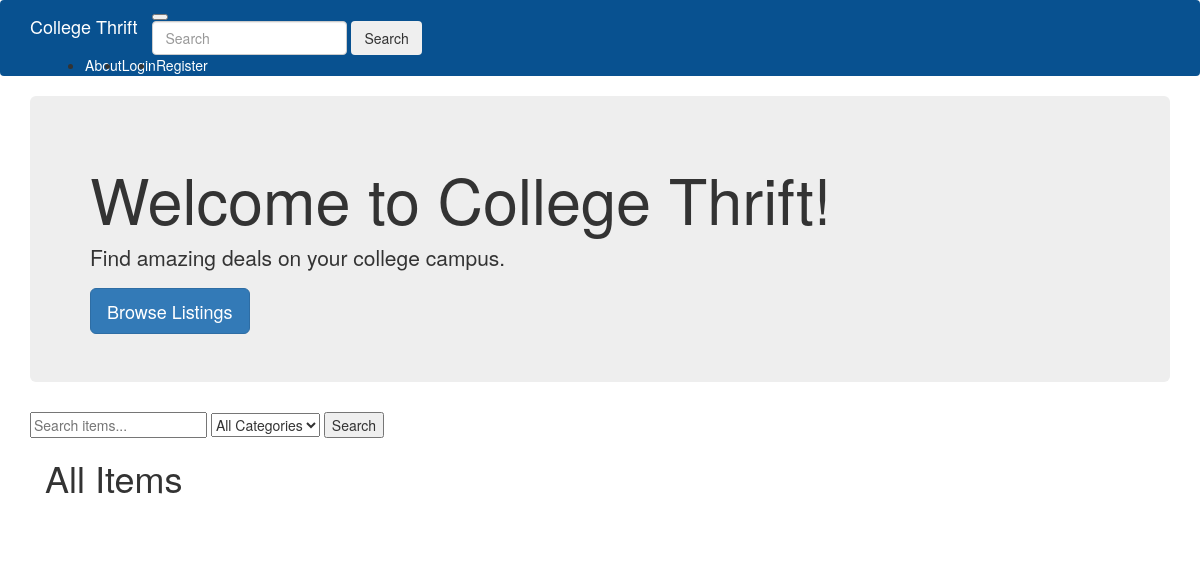
/browse?category=2, run on an earlier commit of the app's database.
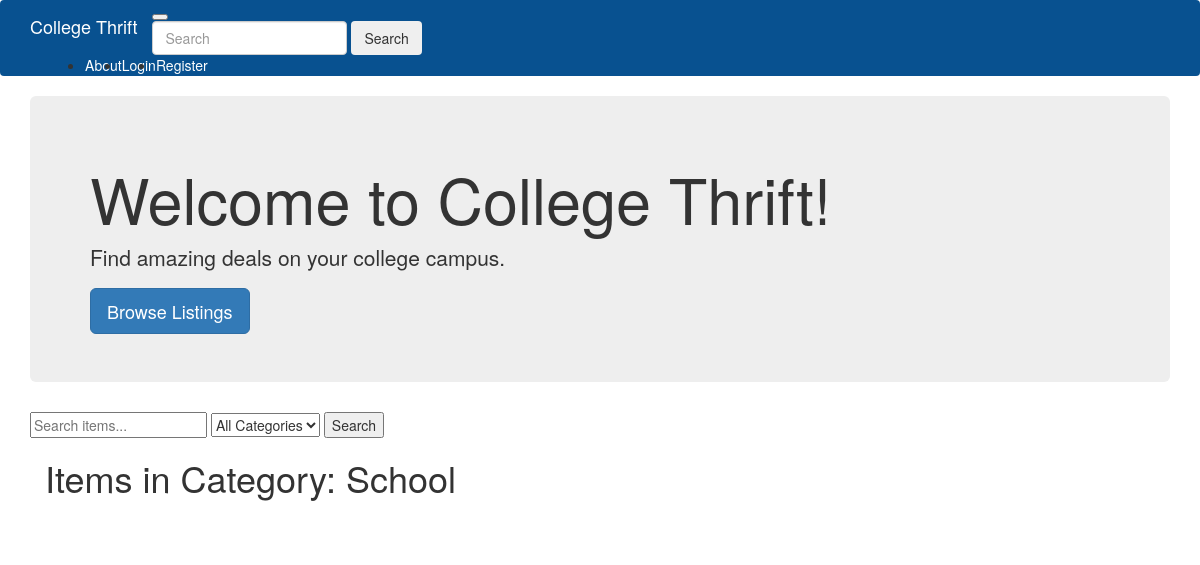
And on a later commit of the database.
### app/models.py (models this page shows, shortened)
class Category(db.Model):
    id = db.Column(db.Integer, primary_key=True)
    name = db.Column(db.String(100))

### app/routes.py (the view, shortened to what this page needs)
@app.route('/browse')
def browse():
    query = request.args.get('query', '')
    category_id = request.args.get('category', None)
    category_name = None  # Initialize category_name
    items = Post.query
    if category_id:
        category = Category.query.get(category_id)  # Get the category object
        if category:  # If a category is found
            category_name = category.name  # Set category_name
            items = items.filter_by(category_id=category.id)  # Filter items by category
    items = items.all()
    categories = Category.query.all()
    return render_template('browse.html', items=items, categories=categories, query=query, category_id=category_id, category_name=category_name)

### app/templates/browse.html (shortened to what this page needs)
{% extends "base.html" %}
{% block app_content %}
<form method="get" action="{{ url_for('browse') }}">
    <input name="query" type="text" value="{{ query }}" placeholder="Search items...">
    <select name="category">
        <option value="">All Categories</option>
    </select>
    <button type="submit">Search</button>
</form>
<div class="container">
    {% if category_name %}
        <h1>Items in Category: {{ category_name }}</h1>
    {% else %}
        <h1>All Items</h1>
    {% endif %}
    <div class="grid">
    </div>
</div>
{% endblock %}

What changed in the data, as far as the page shows it:
added Category: name "School"
Also different on the page:
text no longer shown: "All Items"
text now shown: "Items in Category:"
